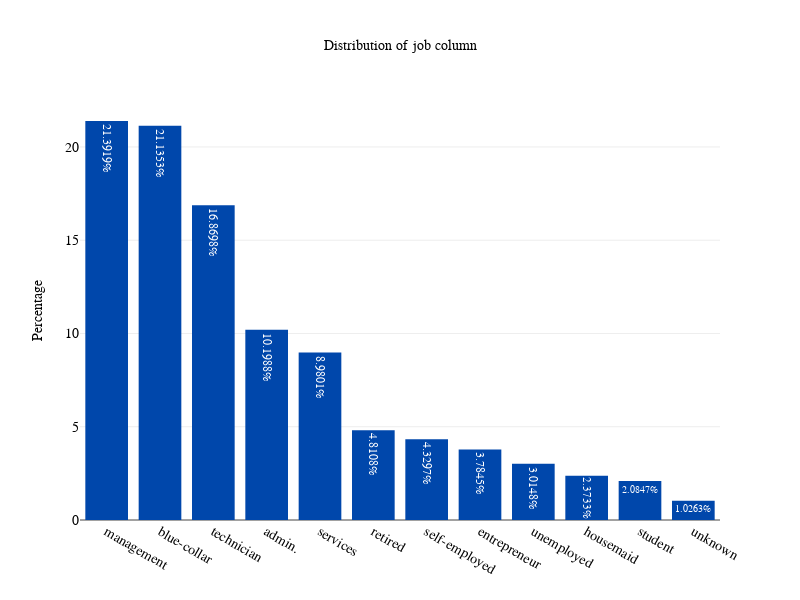
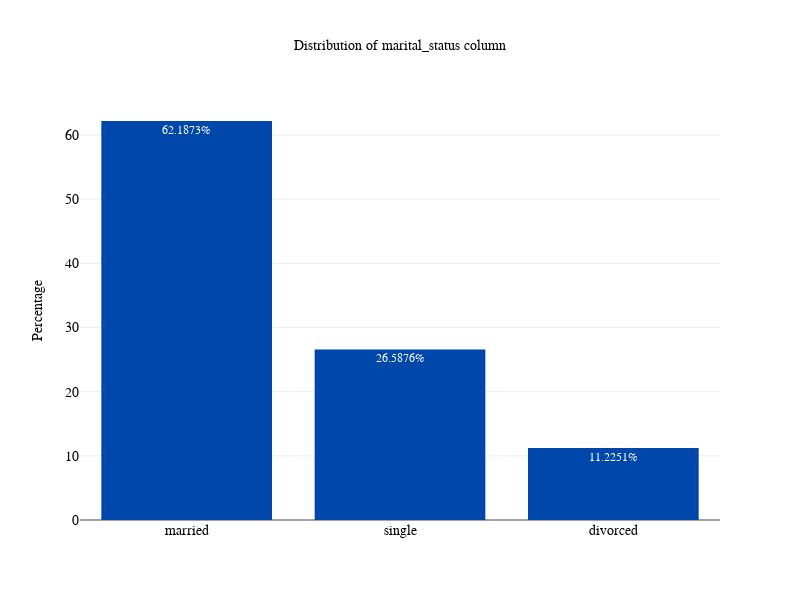
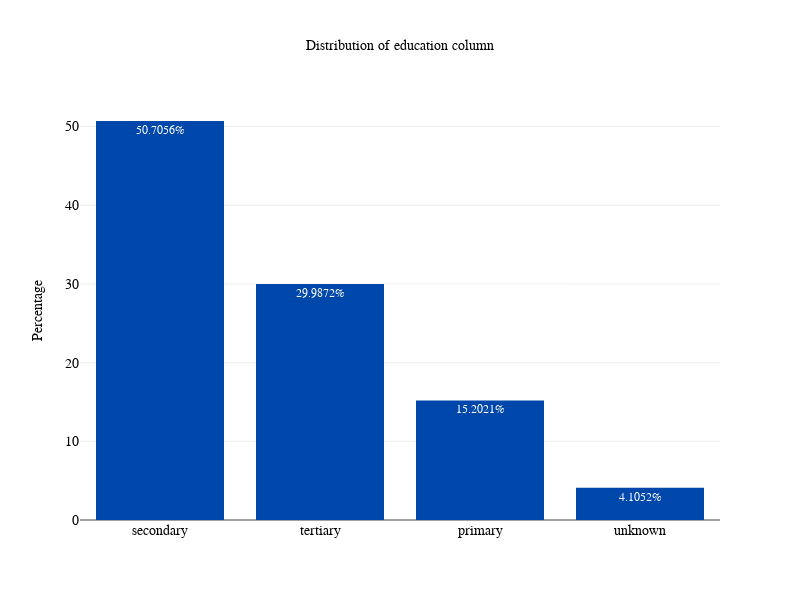
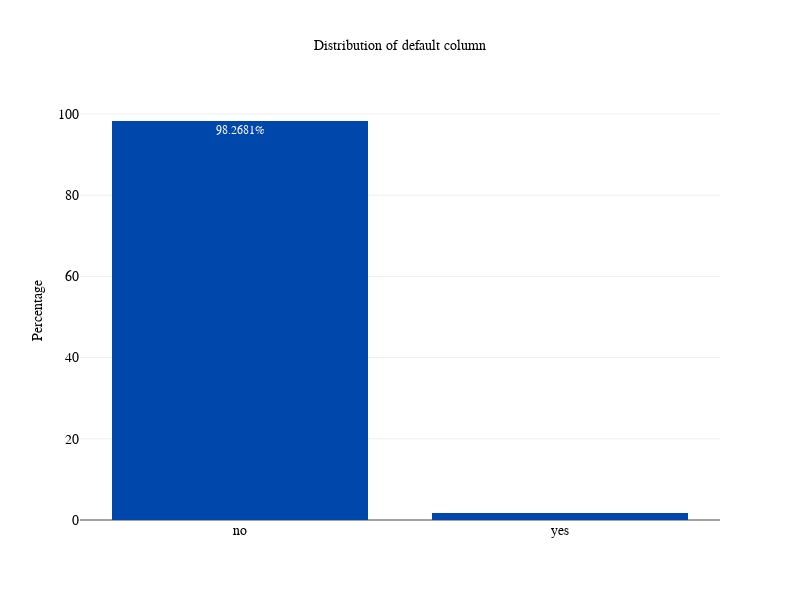

The notebook cell saved with these charts, in order:
### Code cell
for i in cat_Var_Names:
        plot_bar(trainingData ,i)

### Figure 1 — Plotly figure (JSON) as saved in the notebook; plotly's stock layout.template omitted (floating-point values rounded to 4 significant figures)
{"data": [{"marker": {"color": "#0047AB"}, "text": ["21.3919%", "21.1353%", "16.8698%", "10.1988%", "8.9801%", "4.8108%", "4.3297%", "3.7845%", "3.0148%", "2.3733%", "2.0847%", "1.0263%"], "textposition": "auto", "type": "bar", "x": ["management", "blue-collar", "technician", "admin.", "services", "retired", "self-employed", "entrepreneur", "unemployed", "housemaid", "student", "unknown"], "y": [21.39, 21.14, 16.87, 10.2, 8.98, 4.811, 4.33, 3.784, 3.015, 2.373, 2.085, 1.026]}], "layout": {"autosize": false, "font": {"color": "white", "family": "Courier New, monospace", "size": 12}, "height": 600, "title": "Distribution of job column", "titlefont": {"color": "black", "family": "Courier New, monospace", "size": 14}, "width": 800, "xaxis": {"tickfont": {"color": "black", "family": "Courier New, monospace", "size": 14}}, "yaxis": {"tickfont": {"color": "black", "family": "Courier New, monospace", "size": 14}, "title": "Percentage", "titlefont": {"color": "black", "size": 14}}}}

### Figure 2 — Plotly figure (JSON) as saved in the notebook; plotly's stock layout.template omitted (floating-point values rounded to 4 significant figures)
{"data": [{"marker": {"color": "#0047AB"}, "text": ["62.1873%", "26.5876%", "11.2251%"], "textposition": "auto", "type": "bar", "x": ["married", "single", "divorced"], "y": [62.19, 26.59, 11.23]}], "layout": {"autosize": false, "font": {"color": "white", "family": "Courier New, monospace", "size": 12}, "height": 600, "title": "Distribution of marital_status column", "titlefont": {"color": "black", "family": "Courier New, monospace", "size": 14}, "width": 800, "xaxis": {"tickfont": {"color": "black", "family": "Courier New, monospace", "size": 14}}, "yaxis": {"tickfont": {"color": "black", "family": "Courier New, monospace", "size": 14}, "title": "Percentage", "titlefont": {"color": "black", "size": 14}}}}

### Figure 3 — Plotly figure (JSON) as saved in the notebook; plotly's stock layout.template omitted (floating-point values rounded to 4 significant figures)
{"data": [{"marker": {"color": "#0047AB"}, "text": ["50.7056%", "29.9872%", "15.2021%", "4.1052%"], "textposition": "auto", "type": "bar", "x": ["secondary", "tertiary", "primary", "unknown"], "y": [50.71, 29.99, 15.2, 4.105]}], "layout": {"autosize": false, "font": {"color": "white", "family": "Courier New, monospace", "size": 12}, "height": 600, "title": "Distribution of education column", "titlefont": {"color": "black", "family": "Courier New, monospace", "size": 14}, "width": 800, "xaxis": {"tickfont": {"color": "black", "family": "Courier New, monospace", "size": 14}}, "yaxis": {"tickfont": {"color": "black", "family": "Courier New, monospace", "size": 14}, "title": "Percentage", "titlefont": {"color": "black", "size": 14}}}}

### Figure 4 — Plotly figure (JSON) as saved in the notebook; plotly's stock layout.template omitted (floating-point values rounded to 4 significant figures)
{"data": [{"marker": {"color": "#0047AB"}, "text": ["98.2681%", "1.7319%"], "textposition": "auto", "type": "bar", "x": ["no", "yes"], "y": [98.27, 1.732]}], "layout": {"autosize": false, "font": {"color": "white", "family": "Courier New, monospace", "size": 12}, "height": 600, "title": "Distribution of default column", "titlefont": {"color": "black", "family": "Courier New, monospace", "size": 14}, "width": 800, "xaxis": {"tickfont": {"color": "black", "family": "Courier New, monospace", "size": 14}}, "yaxis": {"tickfont": {"color": "black", "family": "Courier New, monospace", "size": 14}, "title": "Percentage", "titlefont": {"color": "black", "size": 14}}}}
